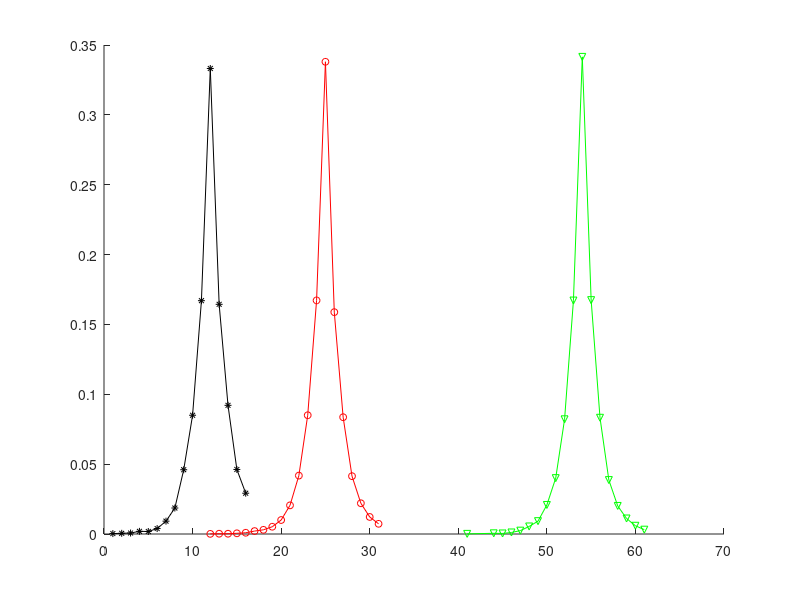

The MATLAB script that drew this image: (Note: this script raises an error after producing the figure.)
load DL_binary16.txt;
load DL_binary32.txt;
load DL_binary64.txt;

hold on;
plot(DL_binary16(:,1),DL_binary16(:,2),...
    'MarkerSize',5,'Marker','*','Color',[0 0 0],...
    'DisplayName','binary16');
plot(DL_binary32(:,1),DL_binary32(:,2),...
    'MarkerSize',5,'Marker','o','Color',[1 0 0],...
    'DisplayName','binary32');
plot(DL_binary64(:,1),DL_binary64(:,2),...
    'MarkerSize',5,'Marker','v','Color',[0 1 0],...
    'DisplayName','binary64');

legend('binary16','binary32','binary64',0);
xlabel('$L$','Margin',2,'FontAngle','italic','FontSize',14,...
    'FontName','Times New Roman','interpreter', 'Latex');
ylabel('frequency','Margin',2,'FontAngle','italic','FontSize',14,...
    'FontName','Times New Roman');

% export_fig('DL_binary.pdf','-transparent');

% xtick = get(gca,'XTick');
% str = cellstr(num2str(xtick(:),'%d'));
% format_ticks(gca,str);